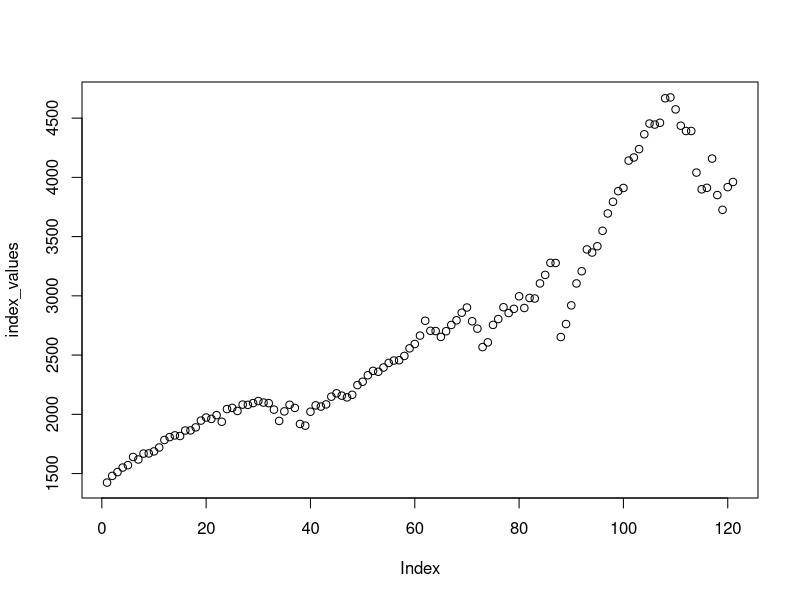
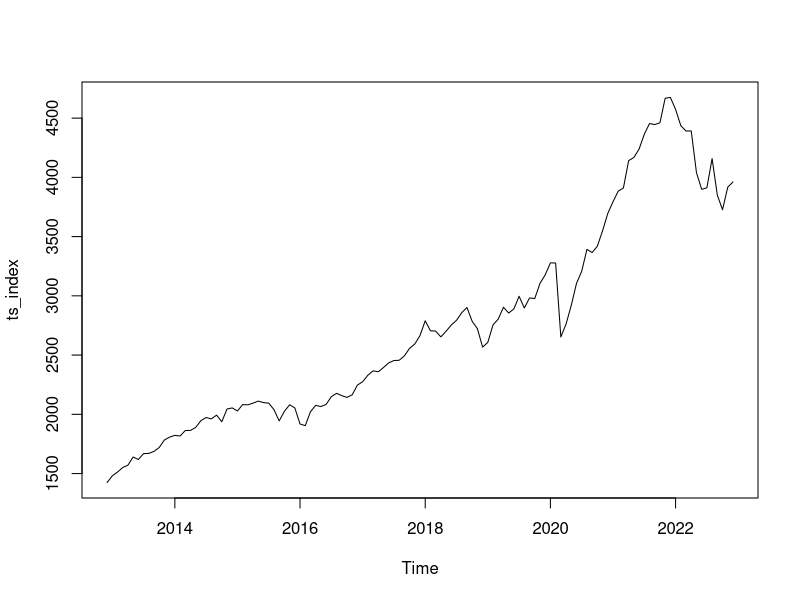

Reproduce these figures in R, in order.
## ---- chunk 1
install.packages("dplyr")
## ---- chunk 2
library(dplyr)
## ---- chunk 3
index <- read.csv("./data/sp500_index.csv")
index
## ---- chunk 4
print(sapply(index, class))
## ---- chunk 5
transformed_index <- transform(index, Date = as.Date(Date))
## ---- chunk 6
print(sapply(transformed_index, class))

## ---- chunk 7
transformed_index$Month_yr <- format(as.Date(transformed_index$Date), "%Y-%m")
## ---- chunk 8
print(sapply(transformed_index, class))
## ---- chunk 9
transformed_index
## ---- chunk 10
avg_index <- transformed_index %>% group_by(Month_yr) %>% summarise(average_value = mean(S.P500))
## ---- chunk 11
avg_index
## ---- chunk 12
index_values <- avg_index[[2]]
## ---- chunk 13
plot(index_values)
## ---- chunk 14
ts_index <- ts(index_values, start=c(2012, 12), end = c(2022, 12), frequency=12)
## ---- chunk 15
ts_index
## ---- chunk 16
plot(ts_index)
